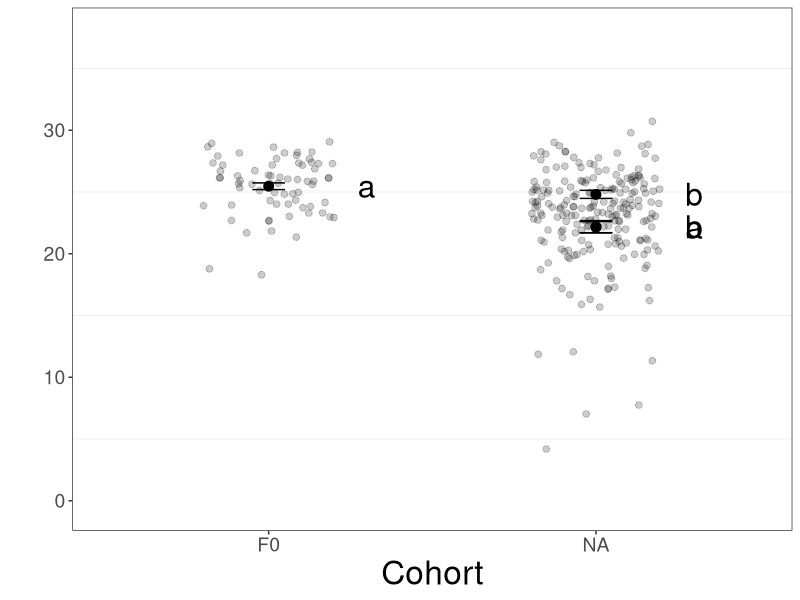
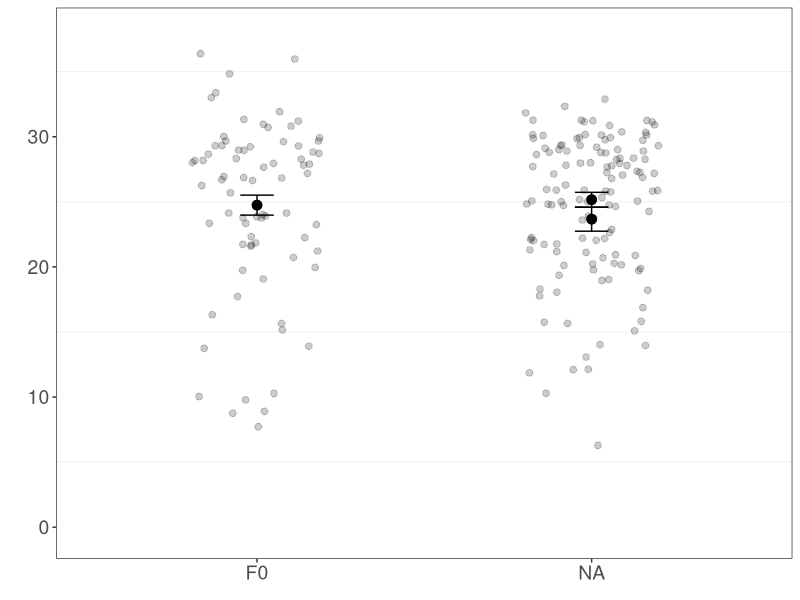
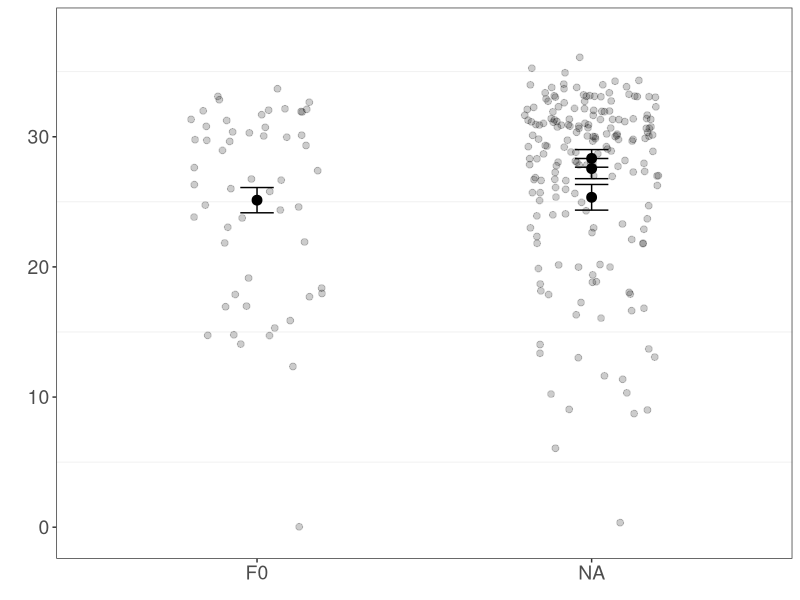
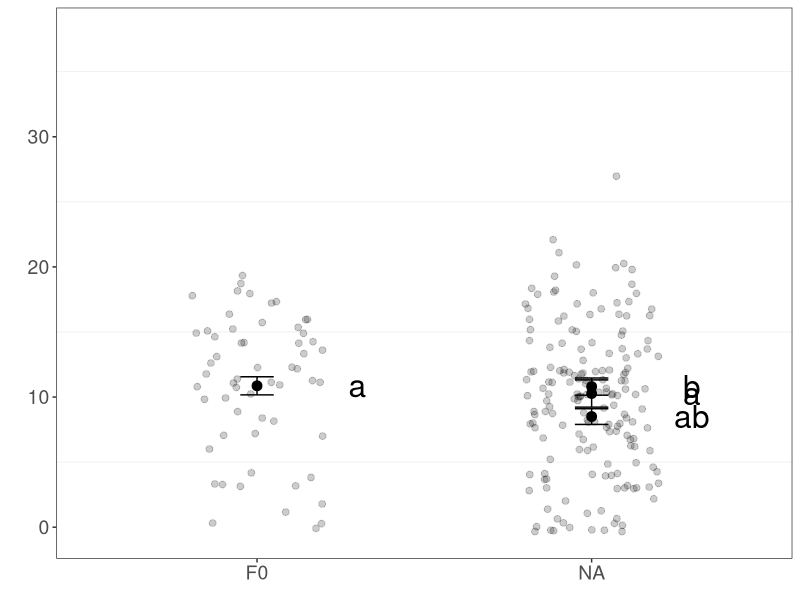
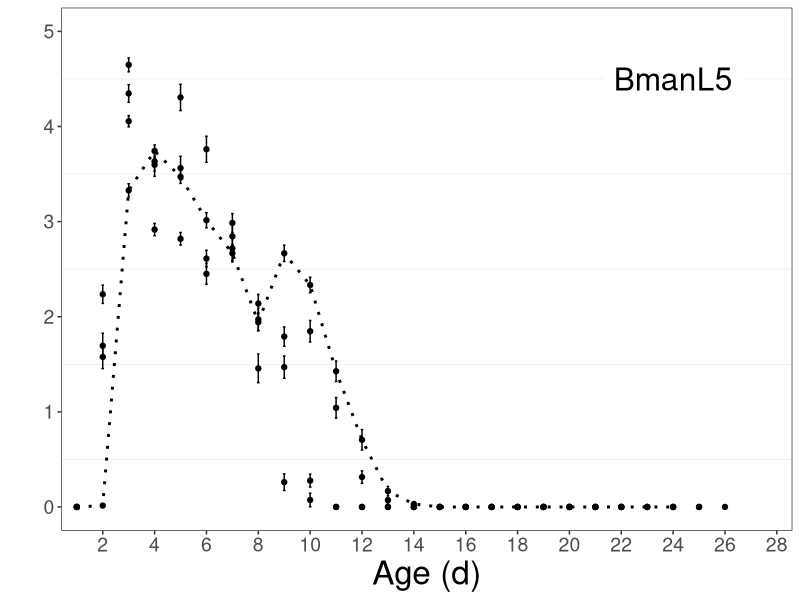
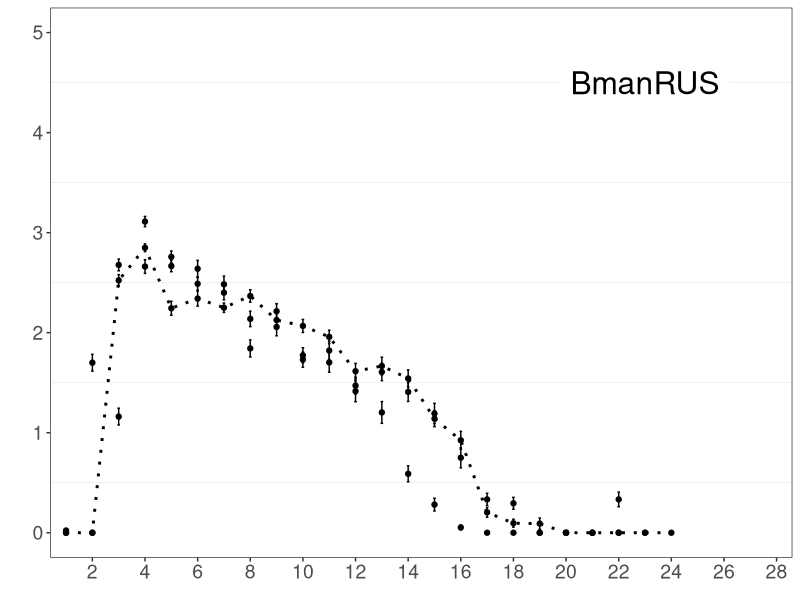
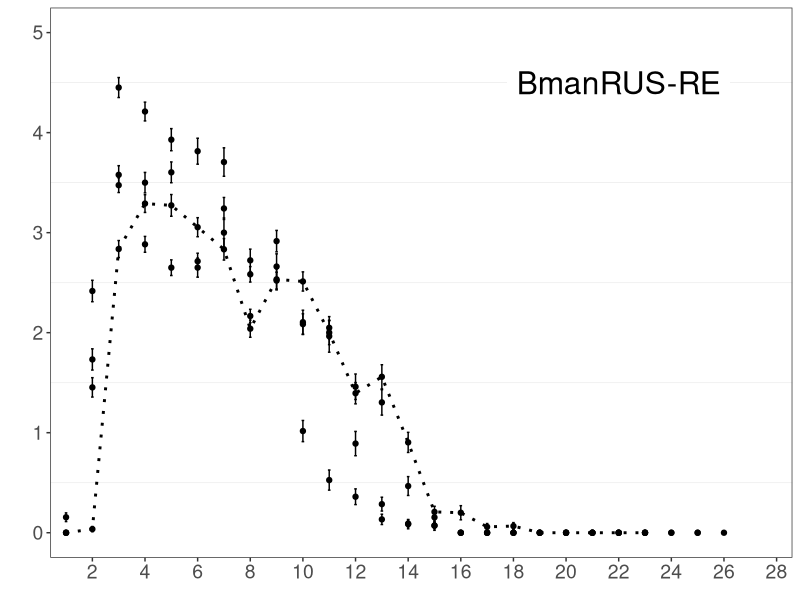
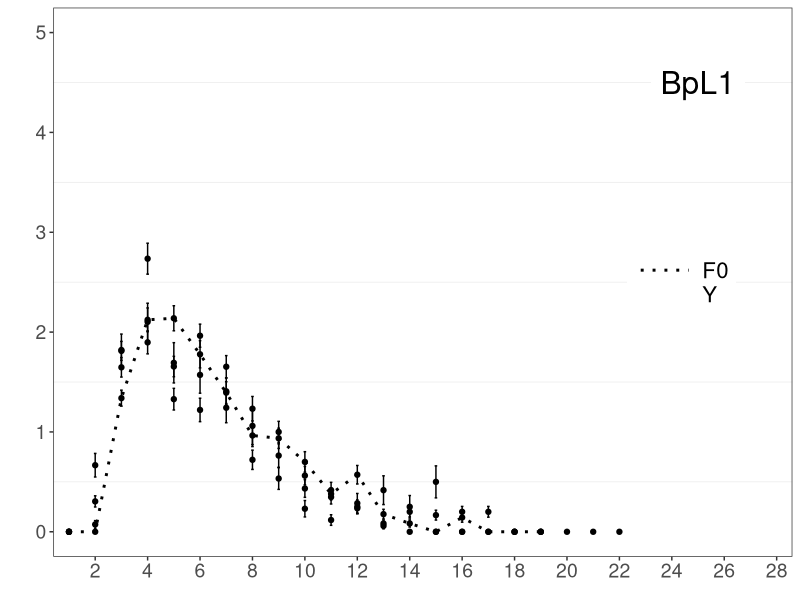

Here is the R script that generated these plots, in order: (Note: this script raises an error after producing the figures.)
# Code for analyzing lifetime reproductive output (LRO), maximum daily reproduction (MDR), time of 50% LRO

# Required packages:
library(tidyverse)
library(reshape2)
library(car)

# Loading and reformatting data--------------------------------------------------------------------

neonate_data <- read_csv("neonates.csv")

# Changing the order of the factors
neonate_data <- neonate_data[with(neonate_data, order(generation, maternal_age, strain)),]

# Removing censored individuals (we were not able to quantify their LRO, lost before natural death)
neonate_data_no_censor <- filter(neonate_data, censor != 0)

# Modifying the dataset from wide to long format (needed for plotting and analysis):
neo_long_nc <- melt(data = neonate_data_no_censor,
                    id.vars = c("generation", "maternal_age", "strain", "plate", "well"),
                    variable.name = "day",
                    value.name = "num_neonates")

# Removing 'censor' altogether, not needed after censored individuals are removed
neo_long_nc <- filter(neo_long_nc, day != "censor")

# Calculating and analyzing lifetime reproductive output (LRO) per individual-----------------------

# Calculating LRO, maximum LRO, and 50% LRO (needed for downstream analyses)
LRO_per_ind <- neo_long_nc %>%
  group_by(generation, maternal_age, strain, plate, well) %>%
  summarize(LRO = sum(num_neonates, na.rm = TRUE),
            max_RO = max(num_neonates, na.rm = TRUE),
            fifty_percent_LRO = (sum(num_neonates, na.rm = TRUE))*0.5)

LRO_per_ind$final_line <- paste(LRO_per_ind$generation,
                                      LRO_per_ind$maternal_age,
                                      LRO_per_ind$strain)

LRO_per_ind$maternal_age <- factor(LRO_per_ind$maternal_age)

# Summary statistics for LRO and maximum LRO
LRO_summary <- LRO_per_ind %>%
  group_by(generation, maternal_age, strain) %>%
  summarize(
    mean=mean(LRO, na.rm = TRUE), 
    med=median(LRO, na.rm = TRUE),
    SE=sd(LRO, na.rm =TRUE)/sqrt(length(!is.na(LRO))),
    n=length(LRO),
    mean_max=mean(max_RO, na.rm=TRUE),
    SE_max=sd(max_RO, na.rm =TRUE)/sqrt(length(!is.na(max_RO))),
    med_max=median(max_RO, na.rm = TRUE),
    min=min(LRO, na.rm=TRUE),
    max=max(LRO, na.rm=TRUE),
    var=var(LRO, na.rm = TRUE))

LRO_summary$final_line <- paste(LRO_summary$generation, # needed for plotting later
                                LRO_summary$maternal_age,
                                LRO_summary$strain)

LRO_summary$maternal_age <- factor(LRO_summary$maternal_age)

# Statistical analyses for LRO - Kruskal-Wallis rank sum tests and pairwise Wilcoxon rank sum tests, conducted within each strain:

# BmanL5:
LRO_L5 <- filter(LRO_per_ind, strain == "L5")

kruskal.test(LRO ~ final_line, data = LRO_L5)
pairwise.wilcox.test(LRO_L5$LRO, LRO_L5$final_line,
                     p.adjust.method = "BH")

# BmanRUS:
LRO_RUS <- filter(LRO_per_ind, strain == "RUS")

kruskal.test(LRO ~ final_line, data = LRO_RUS)
pairwise.wilcox.test(LRO_RUS$LRO, LRO_RUS$final_line,
                     p.adjust.method = "BH")

# BmanRUS-RE:
LRO_RUS_RE <- filter(LRO_per_ind, strain == "RUS-RE")

kruskal.test(LRO ~ final_line, data = LRO_RUS_RE)
pairwise.wilcox.test(LRO_RUS_RE$LRO, LRO_RUS_RE$final_line,
                     p.adjust.method = "BH")

# BpL1:
LRO_BpL1 <- filter(LRO_per_ind, strain == "BpL1")

kruskal.test(LRO ~ final_line, data = LRO_BpL1)
pairwise.wilcox.test(LRO_BpL1$LRO, LRO_BpL1$final_line,
                     p.adjust.method = "BH")

# LRO Figures--------------------------------------------------------------

# BmanL5:
wilcox_L5 <- c("a","a","b","b") # from pairwise analyses

LRO_sum_L5 <- filter(LRO_summary, strain == "L5")

LRO_sum_L5$final_line <- factor(LRO_sum_L5$final_line, levels = c("F0 NA L5", "F1 3 L5", "F1 6 L5", "F1 10 L5"), labels = c("F0", "Y", "M","O"))

LRO_per_ind_L5 <- filter(LRO_per_ind, strain == "L5")

LRO_per_ind_L5$final_line <- factor(LRO_per_ind_L5$final_line, levels = c("F0 NA L5", "F1 3 L5", "F1 6 L5", "F1 10 L5"), labels = c("F0", "Y", "M","O"))

# Plotting means and SE
LRO_raw <- ggplot(data = LRO_sum_L5, mapping = aes(x = final_line, y = mean))+
  geom_point(size = 3) +
  geom_errorbar(data = LRO_sum_L5, 
                aes(x = final_line, ymin=mean-SE, ymax=mean+SE), width=0.1) +
  geom_text(label=wilcox_L5, 
            nudge_x = 0.3,
            size = 8)

# Plotting the raw data points
LRO_combo <- LRO_raw +
  geom_jitter(data = LRO_per_ind_L5, aes(x = final_line, y = LRO),
              width=.2, alpha=0.2, size = 2)

LRO_L5_plot <- LRO_combo + 
  ylab("") +
  xlab("Cohort") +
  ylim(c(-0.5,38)) +
  theme_bw() +
  theme(panel.grid.major = element_blank(),
        axis.title=element_text(size=24), 
        axis.text=element_text(size=14))
LRO_L5_plot

# BmanRUS:
LRO_sum_RUS <- filter(LRO_summary, strain == "RUS")

LRO_sum_RUS$final_line <- factor(LRO_sum_RUS$final_line, levels = c("F0 NA RUS", "F1 3 RUS", "F1 11 RUS"), labels = c("F0", "Y","O"))

LRO_per_ind_RUS <- filter(LRO_per_ind, strain == "RUS")

LRO_per_ind_RUS$final_line <- factor(LRO_per_ind_RUS$final_line, levels = c("F0 NA RUS", "F1 3 RUS", "F1 11 RUS"), labels = c("F0", "Y","O"))

# Plotting means and SE
LRO_raw <- ggplot(data = LRO_sum_RUS, mapping = aes(x = final_line, y = mean))+
  geom_point(size = 3) +
  geom_errorbar(data = LRO_sum_RUS, 
                aes(x = final_line, ymin=mean-SE, ymax=mean+SE), width=0.1)

# Plotting the raw data points
LRO_combo <- LRO_raw +
  geom_jitter(data = LRO_per_ind_RUS, aes(x = final_line, y = LRO),
              width=.2, alpha=0.2, size = 2)

LRO_RUS_plot <- LRO_combo + 
  ylab("") +
  xlab(element_blank()) +
  ylim(c(-0.5,38)) +
  theme_bw() +
  theme(panel.grid.major = element_blank(),
        axis.text=element_text(size=14))
LRO_RUS_plot

# BmanRUS-RE:
LRO_sum_RUS_RE <- filter(LRO_summary, strain == "RUS-RE")

LRO_sum_RUS_RE$final_line <- factor(LRO_sum_RUS_RE$final_line, levels = c("F0 NA RUS-RE", "F1 3 RUS-RE", "F1 6 RUS-RE", "F1 10 RUS-RE"), labels = c("F0", "Y", "M","O"))

LRO_per_ind_RUS_RE <- filter(LRO_per_ind, strain == "RUS-RE")

LRO_per_ind_RUS_RE$final_line <- factor(LRO_per_ind_RUS_RE$final_line, levels = c("F0 NA RUS-RE", "F1 3 RUS-RE", "F1 6 RUS-RE", "F1 10 RUS-RE"), labels = c("F0", "Y", "M","O"))

# Plotting means and SE
LRO_raw <- ggplot(data = LRO_sum_RUS_RE, mapping = aes(x = final_line, y = mean))+
  geom_point(size = 3) +
  geom_errorbar(data = LRO_sum_RUS_RE, 
                aes(x = final_line, ymin=mean-SE, ymax=mean+SE), width=0.1)

# Plotting the raw data points
LRO_combo <- LRO_raw +
  geom_jitter(data = LRO_per_ind_RUS_RE, aes(x = final_line, y = LRO),
              width=.2, alpha=0.2, size = 2)

LRO_RUS_RE_plot <- LRO_combo + 
  ylab("") +
  xlab(element_blank()) +
  ylim(c(-0.5,38)) +
  theme_bw() +
  theme(panel.grid.major = element_blank(),
        axis.text=element_text(size=14))
LRO_RUS_RE_plot

#BpL1:
wilcox_bp <- c("a","b","a","ab") # from pairwise analyses

LRO_sum_BpL1 <- filter(LRO_summary, strain == "BpL1")

LRO_sum_BpL1$final_line <- factor(LRO_sum_BpL1$final_line, levels = c("F0 NA BpL1", "F1 3 BpL1", "F1 6 BpL1", "F1 9 BpL1"), labels = c("F0", "Y", "M","O"))

LRO_per_ind_BpL1 <- filter(LRO_per_ind, strain == "BpL1")

LRO_per_ind_BpL1$final_line <- factor(LRO_per_ind_BpL1$final_line, levels = c("F0 NA BpL1", "F1 3 BpL1", "F1 6 BpL1", "F1 9 BpL1"), labels = c("F0", "Y", "M","O"))

# Plotting means and SE
LRO_raw <- ggplot(data = LRO_sum_BpL1, mapping = aes(x = final_line, y = mean))+
  geom_point(size = 3) +
  geom_errorbar(data = LRO_sum_BpL1, 
                aes(x = final_line, ymin=mean-SE, ymax=mean+SE), width=0.1) +
  geom_text(label=wilcox_bp, 
            nudge_x = 0.3,
            size = 8)

# Plotting the raw data points
LRO_combo <- LRO_raw +
  geom_jitter(data = LRO_per_ind_BpL1, aes(x = final_line, y = LRO),
              width=.2, alpha=0.2, size = 2)

LRO_Bp_plot <- LRO_combo + 
  ylab("") +
  xlab(element_blank()) +
  ylim(c(-0.5,38)) +
  theme_bw() +
  theme(panel.grid.major = element_blank(),
        axis.text=element_text(size=14))
LRO_Bp_plot

# Plotting daily reproduction over time---------------------------------------------

# Summarizing reproductive output across individuals, per day - includes censored individuals (their daily reproduction before loss is informative here)

# Changing the original dataset (including censored individuals) from wide to long format
neo_long <- melt(data = neonate_data,
                    id.vars = c("generation", "maternal_age", "strain", "plate", "well"),
                    variable.name = "day",
                    value.name = "num_neonates")

neo_long <- filter(neo_long, day != "censor")

# Calculating the mean number of neonates produced across all individuals, per day
RO_per_day <- neo_long %>%
  group_by(generation, maternal_age, strain, day) %>%
  summarize(total_offspring_per_day = sum(num_neonates, na.rm = TRUE),
            mean = mean(num_neonates, na.rm = TRUE),
            SE = sd(num_neonates, na.rm =   
                      TRUE)/sqrt(length(!is.na(num_neonates))))

RO_per_day$final_line <- paste(RO_per_day$generation,
                           RO_per_day$maternal_age,
                           RO_per_day$strain)

# Plotting for each strain:
# BmanL5:
RO_L5 <- filter(RO_per_day, strain == "L5")

RO_L5$final_line <- factor(RO_L5$final_line, levels = c("F0 NA L5", "F1 3 L5", "F1 6 L5", "F1 10 L5"))

RO_raw <- ggplot(data=RO_L5, aes(x=day, y=mean)) + 
  geom_point(aes(group = final_line), size = 1.5) +
  geom_errorbar(aes(x=day, ymin=mean-SE, ymax=mean+SE), width=0.1)

RO_combo <- RO_raw+
  geom_line(data=RO_L5, aes(x=day, y=mean, color = final_line, linetype = final_line, group=final_line), size = 1) +
  scale_color_manual(values = c("black", "black", "#999999", "#0072B2"), labels = c("F0","Y","M","O")) +
  scale_linetype_manual(values = c("dotted","solid","solid", "solid"),labels = c("F0","Y","M","O")) +  geom_label(
    label="BmanL5", 
    size = 8,
    x=24,
    y=4.5,
    label.size = 0,
    color = "black")

RO_L5_plot_time <- RO_combo + 
  ylab("") +
  ylim(c(0,5)) +
  xlab("Age (d)") +
  scale_x_discrete(breaks=seq(0,28,2)) +
  theme_bw() +
  theme(panel.grid.major = element_blank(), 
        axis.title=element_text(size=24), 
        axis.text=element_text(size=14),
        legend.position = "none")
RO_L5_plot_time

# BmanRUS:
RO_RUS <- filter(RO_per_day, strain == "RUS")

RO_RUS$final_line <- factor(RO_RUS$final_line, levels = c("F0 NA RUS", "F1 3 RUS", "F1 11 RUS"))

RO_raw <- ggplot(data=RO_RUS, aes(x=day, y=mean)) + 
  geom_point(aes(group = final_line), size = 1.5) +
  geom_errorbar(aes(x=day, ymin=mean-SE, ymax=mean+SE), width=0.1)

RO_combo <- RO_raw+
  geom_line(data=RO_RUS, aes(x=day, y=mean, color = final_line, linetype = final_line, group=final_line), size = 1) +
  scale_color_manual(values = c("black", "black","#0072B2"), labels = c("F0","Y", "O")) +
  scale_linetype_manual(values = c("dotted","solid","solid"),labels = c("F0","Y", "O")) +
  geom_label(
    label="BmanRUS", 
    size = 8,
    x=23,
    y=4.5,
    label.size = 0,
    color = "black")

RO_RUS_plot_time <- RO_combo + 
  ylab("") +
  xlab(element_blank()) +
  ylim(c(0,5)) +
  scale_x_discrete(breaks=seq(0,28,2)) +
  theme_bw() +
  theme(panel.grid.major = element_blank(), 
        axis.title=element_text(size=16, face="bold"), 
        axis.text=element_text(size=14),
        legend.position = "none")
RO_RUS_plot_time

# BmanRUS-RE:
RO_RUS_RE <- filter(RO_per_day, strain == "RUS-RE")

RO_RUS_RE$final_line <- factor(RO_RUS_RE$final_line, levels = c("F0 NA RUS-RE", "F1 3 RUS-RE", "F1 6 RUS-RE", "F1 10 RUS-RE"))

RO_raw <- ggplot(data=RO_RUS_RE, aes(x=day, y=mean)) + 
  geom_point(aes(group = final_line), size = 1.5) +
  geom_errorbar(aes(x=day, ymin=mean-SE, ymax=mean+SE), width=0.1)

RO_combo <- RO_raw+
  geom_line(data=RO_RUS_RE, aes(x=day, y=mean, color = final_line, linetype = final_line, group=final_line), size = 1) +
  scale_color_manual(values = c("black", "black","#999999","#0072B2"), labels = c("F0","Y","M","O")) +
  scale_linetype_manual(values = c("dotted","solid","solid","solid"),labels = c("F0","Y","M","O")) + geom_label(
    label="BmanRUS-RE", 
    size = 8,
    x=22,
    y=4.5,
    label.size = 0,
    color = "black")

RO_RUS_RE_time <- RO_combo + 
  ylab("") +
  xlab(element_blank()) +
  ylim(c(0,5)) +
  scale_x_discrete(breaks=seq(0,28,2)) +
  theme_bw() +
  theme(panel.grid.major = element_blank(), 
        axis.title=element_text(size=16, face="bold"), 
        axis.text=element_text(size=14),
        legend.position = "none")
RO_RUS_RE_time

# BpL1:
RO_BpL1 <- filter(RO_per_day, strain == "BpL1")

RO_BpL1$final_line <- factor(RO_BpL1$final_line, levels = c("F0 NA BpL1", "F1 3 BpL1", "F1 6 BpL1", "F1 9 BpL1"))

RO_raw <- ggplot(data=RO_BpL1, aes(x=day, y=mean)) + 
  geom_point(aes(group = final_line), size = 1.5) +
  geom_errorbar(aes(x=day, ymin=mean-SE, ymax=mean+SE), width=0.1)

RO_combo <- RO_raw +
  geom_line(data=RO_BpL1, aes(x=day, y=mean, color = final_line, linetype = final_line, group=final_line), size = 1) +
  scale_color_manual(values = c("black", "black","#999999","#0072B2"), labels = c("F0","Y","M","O")) +
  scale_linetype_manual(values = c("dotted","solid","solid","solid"),labels = c("F0","Y","M","O")) + geom_label(
    label="BpL1", 
    size = 8,
    x=25,
    y=4.5,
    label.size = 0,
    color = "black")

RO_Bp_plot_time <- RO_combo + 
  ylab("") +
  xlab(element_blank()) +
  ylim(c(0,5)) +
  scale_x_discrete(breaks=seq(0,28,2)) +
  theme_bw() +
  theme(panel.grid.major = element_blank(), 
        axis.title=element_text(size=18, face="bold"), 
        axis.text=element_text(size=14),
        legend.position = c(.85,.5),
        legend.title = element_blank(),
        legend.key.width = unit(3, "line"),
        legend.text=element_text(size=16))
RO_Bp_plot_time

# Combined reproductive output multipanel figure (reproducing figure in the manuscript)--------------

tiff("LRO.tiff", units="in", width=12, height=12, res=1200)

RO_curves <- ggarrange(RO_Bp_plot_time, RO_RUS_plot_time,
                        RO_RUS_RE_time, RO_L5_plot_time, 
                        ncol = 1, nrow = 4,
                        labels = c("B","D","F","H"),
                        font.label = list(size = 18),
                        hjust = -0.25)

RO_curves <- annotate_figure(RO_curves, left = textGrob(expression(paste("Offspring ind"^"-1"*"day"^"-1")), 
                                                        rot = 90, gp = gpar(fontsize = 24)))

LRO_summary <- ggarrange(LRO_Bp_plot, LRO_RUS_plot,
                            LRO_RUS_RE_plot, LRO_L5_plot, 
                            ncol = 1, nrow = 4,
                            labels = c("A","C","E","G"),
                            font.label = list(size = 18),
                            hjust = -0.25,
                            common.legend = TRUE, legend = "top")

LRO_summary <- annotate_figure(LRO_summary, left = textGrob(expression(paste("Lifetime reproductive output (offspring ind"^"-1"*")")), 
                                                            rot = 90, gp = gpar(fontsize = 24)))

big_boi <- ggarrange(LRO_summary, RO_curves,
                     ncol = 2, nrow = 1)
big_boi
dev.off()

# Maximum daily reproduction (MDR) analyses--------------------------------------------------

# BmanL5:
kruskal.test(max_RO ~ final_line, data = LRO_L5)
pairwise.wilcox.test(LRO_L5$max_RO, LRO_L5$final_line,
                     p.adjust.method = "BH")

# BmanRUS:
kruskal.test(max_RO ~ final_line, data = LRO_RUS)
pairwise.wilcox.test(LRO_RUS$max_RO, LRO_RUS$final_line,
                     p.adjust.method = "BH")

# BmanRUS-RE:
kruskal.test(max_RO ~ final_line, data = LRO_RUS_RE)
pairwise.wilcox.test(LRO_RUS_RE$max_RO, LRO_RUS_RE$final_line,
                     p.adjust.method = "BH")

# BpL1:
kruskal.test(max_RO ~ final_line, data = LRO_BpL1)
pairwise.wilcox.test(LRO_BpL1$max_RO, LRO_BpL1$final_line,
                     p.adjust.method = "BH")

# Calculating and analyzing timing of the production of 50% of LRO-----------------------------

# Calculating cumulative reproduction PER INDIVIDUAL:
# Then getting the day when 50% of lifetime fecundity was reached:
  
neo_long_nc <- neo_long_nc[with(neo_long_nc, order(generation, maternal_age, strain, plate, well)),]

neo_long_nc <- neo_long_nc %>%
  group_by(generation, maternal_age, strain, plate, well) %>%
  mutate(cum_RO = cumsum(num_neonates))

# Removing individuals with a LRO of zero (not relevant here)
LRO_per_ind <- filter(LRO_per_ind, LRO != 0)

neo_merge <- merge(LRO_per_ind, neo_long_nc, by = c("generation","maternal_age","strain","plate","well"))

sub <- subset(neo_merge, cum_RO >= fifty_percent_LRO , select = c(generation,maternal_age,strain,plate,well,LRO,fifty_percent_LRO,day,cum_RO))

sub$day <- as.numeric(sub$day)

# Contains the time of 50% LRO production (d) for each individual
sub_summ <- sub %>%
  group_by(generation, maternal_age, strain, plate, well) %>%
  summarize(time_fifty = min(day))

# Summarizing time of 50% LRO:
LRO_50_summary <- sub_summ %>%
  group_by(generation, maternal_age, strain) %>%
  summarize(
    mean=mean(time_fifty, na.rm = TRUE), 
    med=median(time_fifty, na.rm = TRUE),
    SE=sd(time_fifty, na.rm =TRUE)/sqrt(length(!is.na(time_fifty))))
LRO_50_summary

# Statistics:

sub_summ$final_line <- paste(sub_summ$generation,
                                sub_summ$maternal_age,
                                sub_summ$strain)
# BmanL5:
fifty_L5 <- filter(sub_summ, strain == "L5")

kruskal.test(time_fifty ~ final_line, data = fifty_L5)
pairwise.wilcox.test(fifty_L5$time_fifty, fifty_L5$final_line,
                     p.adjust.method = "BH")

# BmanRUS:
fifty_RUS <- filter(sub_summ, strain == "RUS")

kruskal.test(time_fifty ~ final_line, data = fifty_RUS)
pairwise.wilcox.test(fifty_RUS$time_fifty, fifty_RUS$final_line,
                     p.adjust.method = "BH")

# BmanRUS-RE:
fifty_RUS_RE <- filter(sub_summ, strain == "RUS-RE")

kruskal.test(time_fifty ~ final_line, data = fifty_RUS_RE)
pairwise.wilcox.test(fifty_RUS_RE$time_fifty, fifty_RUS_RE$final_line,
                     p.adjust.method = "BH")

# BpL1:
fifty_BpL1 <- filter(sub_summ, strain == "BpL1")

kruskal.test(time_fifty ~ final_line, data = fifty_BpL1)
pairwise.wilcox.test(fifty_BpL1$time_fifty, fifty_BpL1$final_line,
                     p.adjust.method = "BH")
# F0 differs from the F1 generation, but no differences within the F1 cohorts

